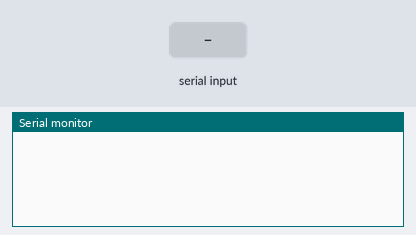
Recording of a sketch running on a simulated Arduino Uno, built with avr-gcc and run on an emulated ATmega328P. On the bench: the last lines printed to the serial monitor. The test bench sets the inputs (shaded band). Storage starts empty.

Above: at 1.2 s.
1.3 s: "<query>" received over Serial
At 2.7 s:
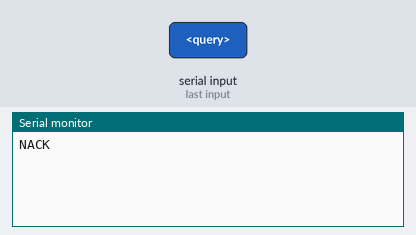
3.0 s: "<size>" received over Serial
At 4.2 s:
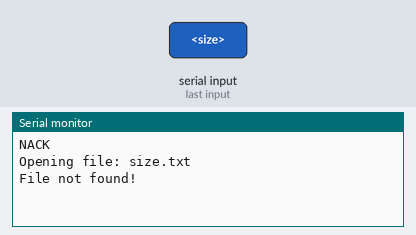
4.5 s: "<download>" received over Serial
At 5.6 s:
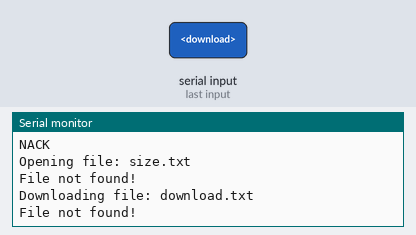
6.0 s: "<delete>" received over Serial
At 6.8 s:
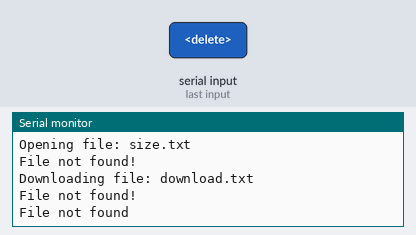
7.5 s: "<create>" received over Serial
At 8.1 s:
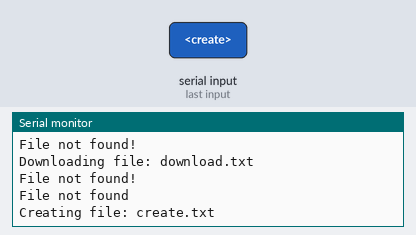
9.0 s: "<create>" received over Serial
At 9.8 s:
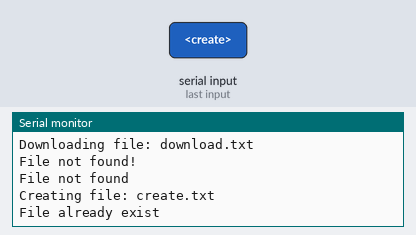

The sketch:

SD_Query.ino
```cpp
/*
    Description

    By
    Mads Rosenhoej Jeppesen - Aarhus 2021
    mrj@mpe.au.dk

    Query data from Drill Logger SD card
*/


#include <SD.h>

const int chipSelect = 10;
bool systemActive;
bool newCommand = false;
String command;

void setup() {
  Serial.begin(115200);
  while (!Serial);

  //Serial.print("Initializing SD card... ");

  if (!SD.begin(chipSelect)) {
    systemActive = false;
    //Serial.println("Connection Failed!");
  }
  else {
    systemActive = true;
    //Serial.println("initialization done.");
  }
}

void loop() {
  if (!systemActive) {
    if (!SD.begin(chipSelect)) {
      systemActive = false;
      //Serial.println("Connection Failed!");
    }
    else {
      systemActive = true;
      //Serial.println("initialization done.");
    }
  }
  recvWithEndMarker();

  delay(250);
}

void printFiles(File dir, int numTabs)
{
  while (true)
  {
    File entry =  dir.openNextFile();
    if (! entry) {
      File entry =  dir.openNextFile();
      if (! entry) break;
    }

    if (!entry.isDirectory()) {
      Serial.print(entry.name());
      Serial.print("\t\t");
      Serial.println(entry.size(), DEC);
    }
    entry.close();
  }
}


// Receive Commands
void recvWithEndMarker() {
  while (Serial.available())
  {
    char c = Serial.read();
    //Serial.print(c);              // Uncomment to see command string flow
    if (c == '<')
    {
      newCommand = true;
    }
    else if (c == '>' && newCommand == true)
    {
      newCommand = false;
      parseCommand(command);
      command = "";
    }
    else if (newCommand == true)
    {
      command += c;
    }
  }
}

// Command handler
void parseCommand(String com)
{
  String part1;
  String part2;
  File file;

  part1 = com.substring(0, com.indexOf('.'));
  part2 = com.substring(com.indexOf('.') + 1);

  if (part1.equalsIgnoreCase("query")) {
    if (part2.equalsIgnoreCase("all")) {
      if (systemActive) {
        Serial.println("Files in system:");
        file = SD.open("/");
        file.rewindDirectory();
        printFiles(file, 0);
        file.rewindDirectory();
        file.close();
        Serial.println("End of storage");
      }
      else Serial.println("SD card connection Error!");
    }
    else {
      Serial.println("NACK");
    }
  }

  else if (part1.equalsIgnoreCase("size")) {
    // part 2 contains file name
    if (systemActive) {
      Serial.println("Opening file: " + part2 + ".txt");
      file = SD.open(part2 + ".txt");
      if (file) {
        Serial.println("File size: " + (String)file.size() + " bytes");
        file.close();
      }
      else Serial.println("File not found!");
    }
    else Serial.println("SD card connection Error!");
  }
  else if (part1.equalsIgnoreCase("download")) {
    if (systemActive) {
      Serial.println("Downloading file: " + part2 + ".txt");
      Serial.println();
      file = SD.open(part2 + ".txt");
      if (file) {
        while (file.available()) {
          Serial.write(file.read());
        }
        file.close();
        Serial.println("End of File");
      }
      else Serial.println("File not found!");
    }
    else Serial.println("SD card connection Error!");
  }
  else if (part1.equalsIgnoreCase("delete")) {
    if (systemActive) {
      if (SD.exists(part2 + ".txt")) {
        Serial.println("Deleting file: " + part2 + ".txt");
        Serial.println();
        SD.remove(part2 + ".txt");
        Serial.println("File Removed");
      }
      else Serial.println("File not found");
    }
    else Serial.println("SD card connection Error!");
  }

  else if (part1.equalsIgnoreCase("create")) {
    if (systemActive) {
      if (SD.exists(part2 + ".txt")) {
        Serial.println("File already exist");
      }
      else {
        Serial.println("Creating file: " + part2 + ".txt");
        file = SD.open(part2 + ".txt", FILE_WRITE);
        file.close();
      }
    }
    else Serial.println("SD card connection Error!");
  }
  else Serial.println("NACK");
}
```

Measured:
- after the input at 1.3 s, the serial monitor: prints a new line after 0.22 s (image 1)
- after the input at 3.0 s, the serial monitor: prints a new line at once (image 2)
- after the input at 4.5 s, the serial monitor: prints a new line at once (image 3)
- after the input at 6.0 s, the serial monitor: prints a new line at once (image 4)
- after the input at 7.5 s, the serial monitor: prints a new line at once (image 5)
- after the input at 9.0 s, the serial monitor: prints a new line after 0.06 s (image 6)
